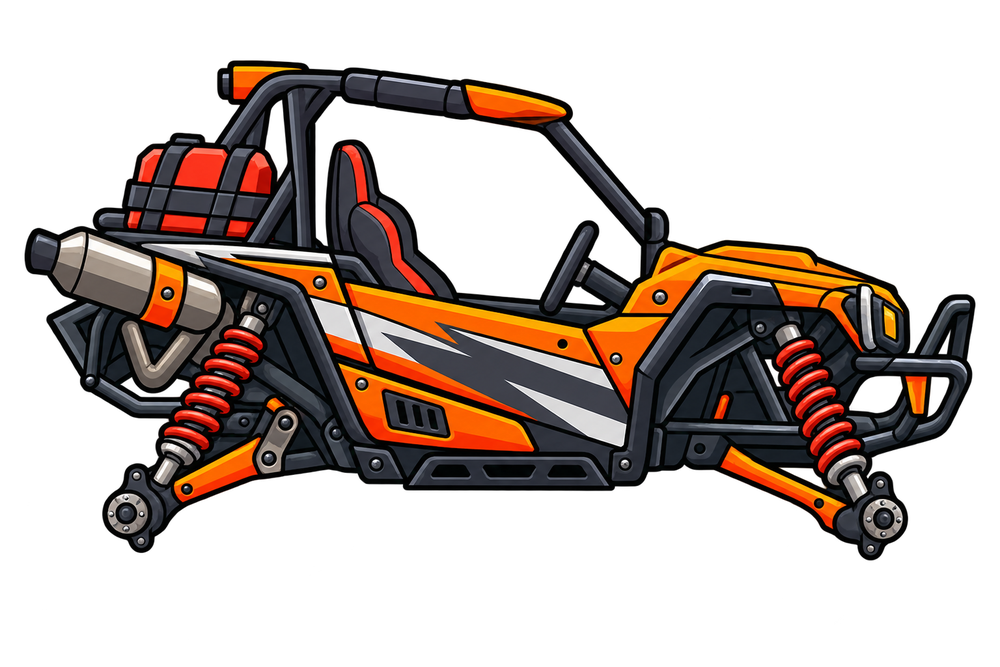
#> input picture assets/images/car_body.png, 1000 x 667 px, shrunk from 1536 x 1024 before the run; its folder holds only this picture in this run
$ python fix_sprite_alpha.py ../assets/images/car_body.png
#> lines starting #> are read from the running program, lines starting #| are printed output that depends on the picture; after the words box and inside, x2 and y2 are one past the last pixel; in counts of white or black regions, pixels touching at a corner belong together
#!/usr/bin/env python3
"""
Prepare sprite PNGs for GPU texture filtering.

These sprites are already cleanly cut out (alpha is effectively binary),
but the RGB *stored underneath* the transparent pixels is near-black.
That matters: the GPU's bilinear filter interpolates RGB and alpha
independently, so at the sprite's edge it mixes the art colour with that
hidden black, producing a dark fringe. The same hidden black also bleeds
inward when mipmaps are generated at small on-screen sizes.

The fix is "alpha bleed" (a.k.a. edge padding / dilation): flood the art's
own colour outward into the transparent margin, leaving alpha untouched.
Nothing visible changes - the padded pixels are still fully transparent -
but there is no longer any black for the filter to find.

Also normalises near-opaque alpha (>= 250) to a true 255, so solid
interiors don't blend at all. car_body.png topped out at 254.

Usage:  python3 tool/fix_sprite_alpha.py [--check]
"""

import sys
from pathlib import Path

import numpy as np
from PIL import Image

ASSETS = Path(__file__).resolve().parent.parent / "assets" / "images"
# Every sprite in the folder. A hand-maintained list would silently skip
# newly added machines, and a machine with a black fringe is exactly the
# kind of thing nobody notices until it ships.
SPRITES = sorted(p.name for p in ASSETS.glob("*.png"))

# How far to push the art colour into the transparent margin, in pixels.
# 16 is comfortably more than bilinear (1px) or a few mip levels need.
BLEED_RADIUS = 16

# Alpha at or above this is snapped to fully opaque.
OPAQUE_THRESHOLD = 250

# Alpha at or below this counts as background to be filled.
TRANSPARENT_THRESHOLD = 5


def alpha_bleed(rgba: np.ndarray, radius: int) -> np.ndarray:
    """Dilate RGB outward from visible pixels. Alpha is never modified."""
    rgb = rgba[:, :, :3].astype(np.float32)
    alpha = rgba[:, :, 3]

    filled = alpha > TRANSPARENT_THRESHOLD

    for _ in range(radius):
        if filled.all():
            break

        # Sum the RGB of filled 4-neighbours, and count how many there were.
        total = np.zeros_like(rgb)
        count = np.zeros(filled.shape, dtype=np.float32)

        for shift_axis, shift in ((0, 1), (0, -1), (1, 1), (1, -1)):
            src_rgb = np.roll(rgb, shift, axis=shift_axis)
            src_filled = np.roll(filled, shift, axis=shift_axis)
            # np.roll wraps around; blank the wrapped-in edge row/column.
            idx = 0 if shift > 0 else -1
            if shift_axis == 0:
                src_filled[idx, :] = False
            else:
                src_filled[:, idx] = False

            total += src_rgb * src_filled[:, :, None]
            count += src_filled

        frontier = (~filled) & (count > 0)
        if not frontier.any():
            break

        rgb[frontier] = total[frontier] / count[frontier][:, None]
        filled |= frontier

    out = rgba.copy()
    out[:, :, :3] = np.clip(np.rint(rgb), 0, 255).astype(np.uint8)
    return out


def normalise_alpha(rgba: np.ndarray) -> np.ndarray:
    out = rgba.copy()
    out[:, :, 3] = np.where(out[:, :, 3] >= OPAQUE_THRESHOLD, 255, out[:, :, 3])
    return out


def hidden_rgb_mean(rgba: np.ndarray) -> tuple:
    """Mean RGB of transparent pixels within 2px of visible art."""
    alpha = rgba[:, :, 3]
    visible = alpha > TRANSPARENT_THRESHOLD
    near = visible.copy()
    for _ in range(2):
        grown = near.copy()
        grown[1:, :] |= near[:-1, :]
        grown[:-1, :] |= near[1:, :]
        grown[:, 1:] |= near[:, :-1]
        grown[:, :-1] |= near[:, 1:]
        near = grown
    band = near & ~visible
    if not band.any():
        return (0.0, 0.0, 0.0)
    px = rgba[band][:, :3].astype(np.float32)
    return tuple(round(float(px[:, i].mean()), 1) for i in range(3))


def main() -> int:
    check_only = "--check" in sys.argv
    failed = False

    for name in SPRITES:
        path = ASSETS / name
        original = np.array(Image.open(path).convert("RGBA"))
#> original is the input picture: shape (667, 1000, 4); mean R, G, B, A 33.3, 22.3, 16.9, 94.1

        before_hidden = hidden_rgb_mean(original)
#> in hidden_rgb_mean, `visible = alpha > TRANSPARENT_THRESHOLD`:
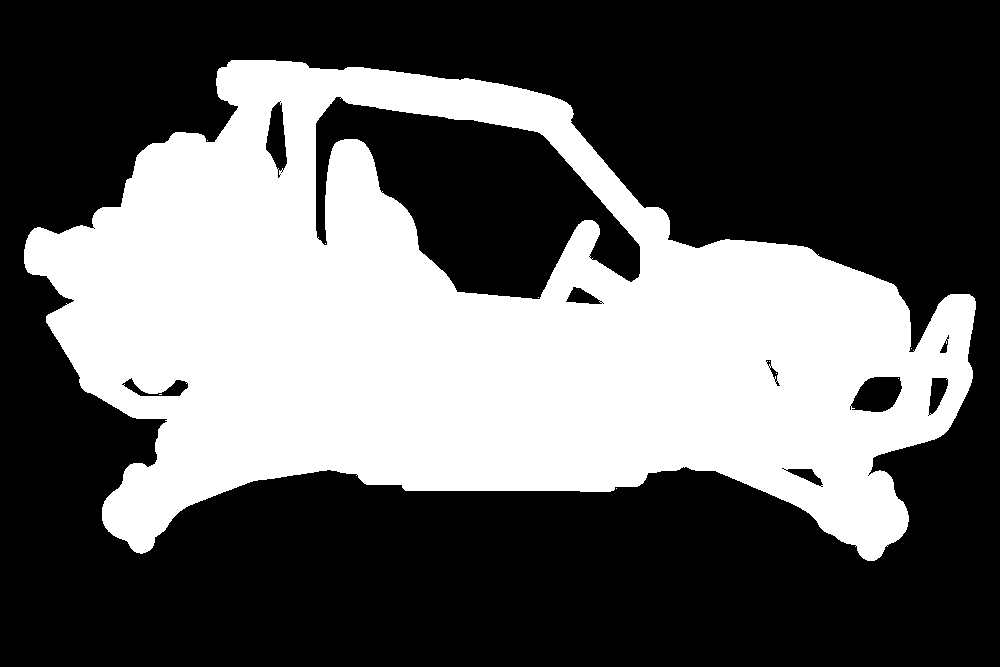
#> visible: shape (667, 1000) bool; 37.7% white; 10 white regions (9 under 20 px), largest, box (x1, y1, x2, y2) and area: (24, 60, 976, 561) 251561
#> in hidden_rgb_mean, `band = near & ~visible`:
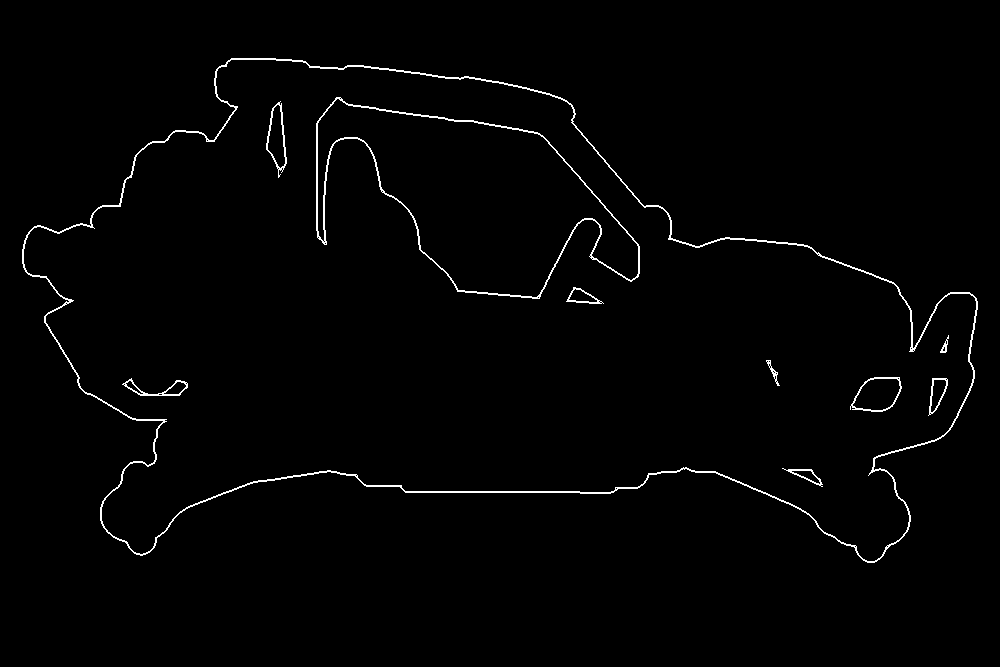
#> band: shape (667, 1000) bool; 1.4% white in thin lines or dots, all inside (x1, y1, x2, y2) = (22, 58, 978, 563)
#> before_hidden = (7.6, 6.3, 5.4)
        before_alpha_max = int(original[:, :, 3].max())
#> before_alpha_max = 255

        fixed = normalise_alpha(alpha_bleed(original, BLEED_RADIUS))
#> after the loop in alpha_bleed, `for _ in range(radius):`:
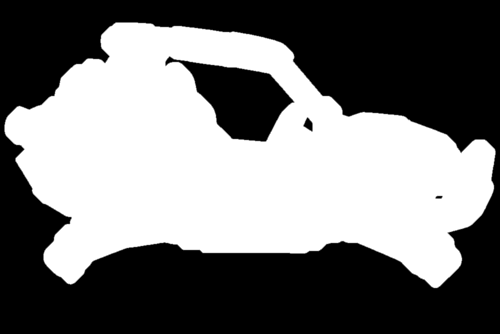
#> count: shape (667, 1000) float32 (shown at 1/2 size); min 0, max 4, mean 1.85; drawn with min black and max white
#> after the loop in alpha_bleed, `for _ in range(radius):`:
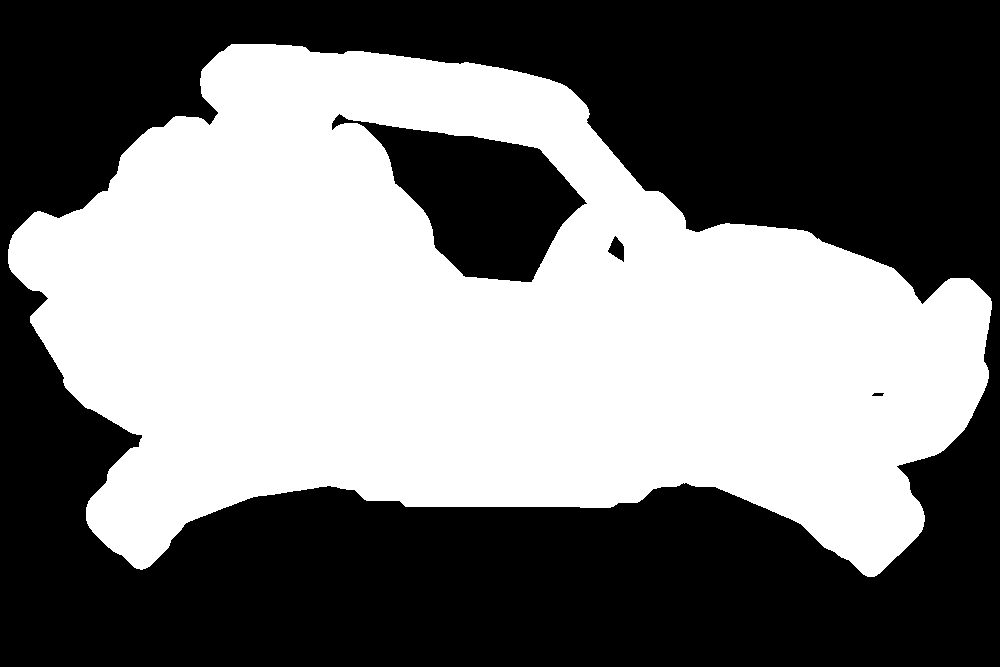
#> filled: shape (667, 1000) bool; 46.7% white; 1 white region, box (x1, y1, x2, y2) and area: (8, 44, 992, 577) 311456
#> after the loop in alpha_bleed, `for _ in range(radius):`:
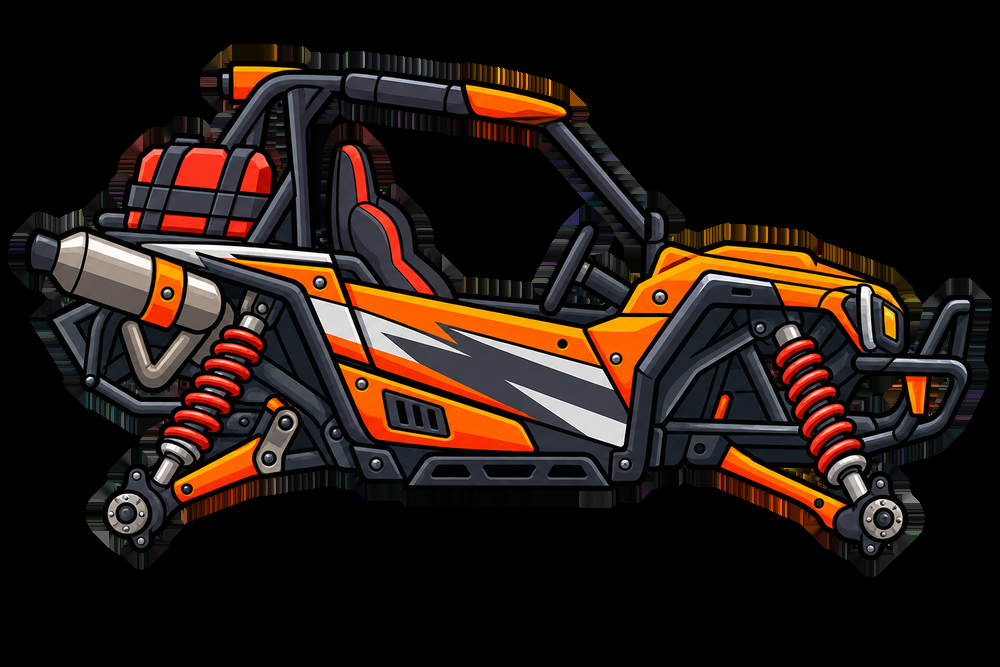
#> rgb: shape (667, 1000, 3) float32; mean R, G, B 36.3, 24.6, 18.7
#> after the loop in alpha_bleed, `for _ in range(radius):`:
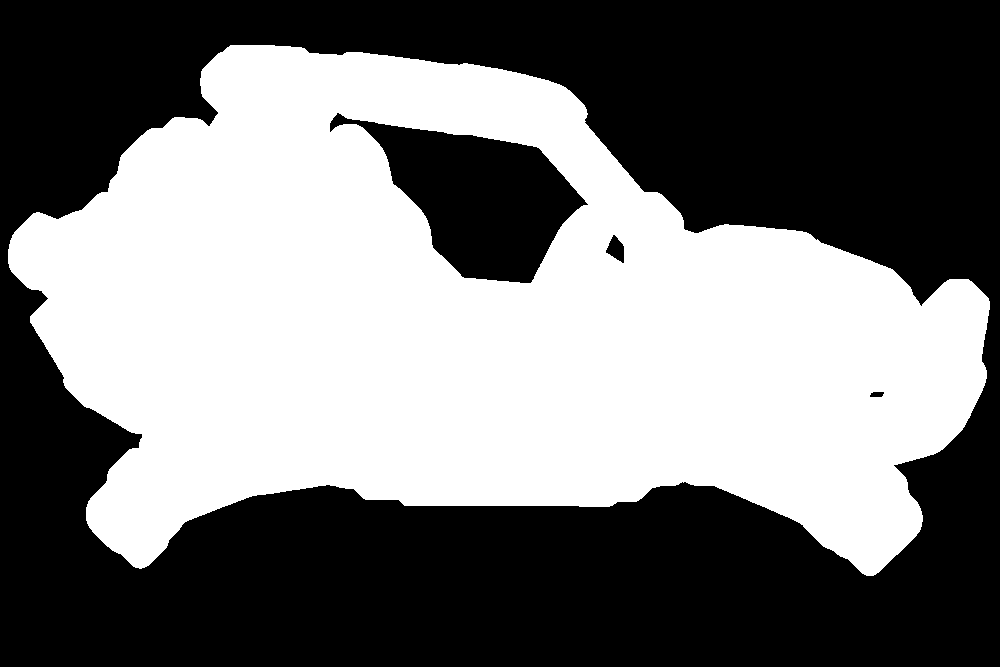
#> src_filled: shape (667, 1000) bool; 46.2% white; 1 white region, box (x1, y1, x2, y2) and area: (8, 45, 990, 576) 308189
#> in alpha_bleed, `out[:, :, :3] = np.clip(np.rint(rgb), 0, 255).astype(np.uint8)`:
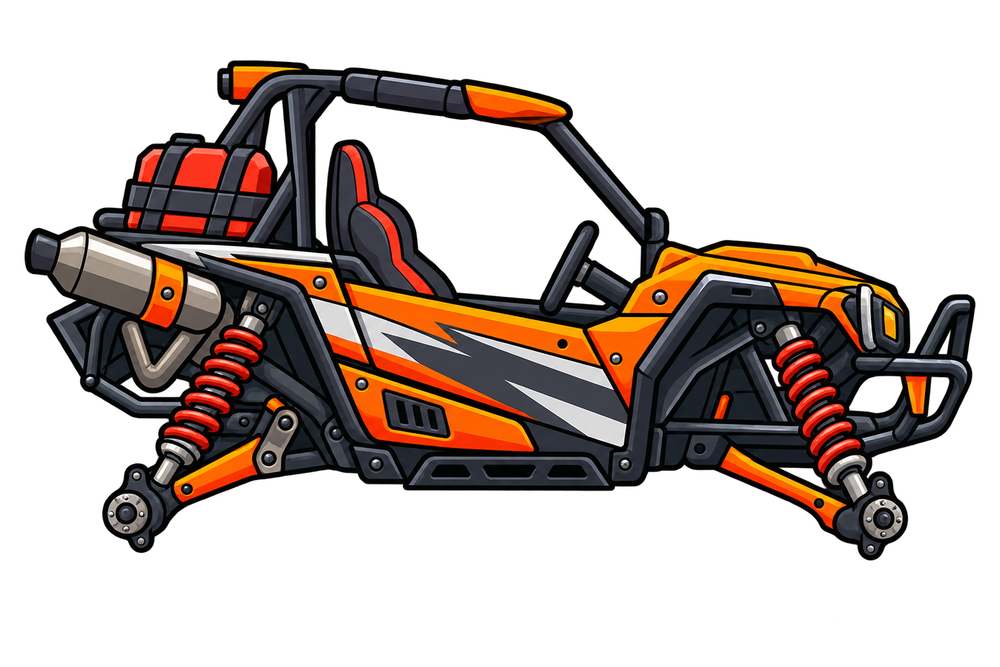
#> out: shape (667, 1000, 4); 8.95% of pixels changed, all inside (x1, y1, x2, y2) = (8, 44, 992, 577); transparent parts drawn white
        after_hidden = hidden_rgb_mean(fixed)
#> after_hidden = (30.4, 23.2, 18.6)

        # The visible image must be bit-identical: same alpha everywhere,
        # and same RGB anywhere alpha is non-zero.
        assert np.array_equal(
            fixed[:, :, 3] > 0, original[:, :, 3] > 0
        ), f"{name}: alpha coverage changed"
        visible = original[:, :, 3] > TRANSPARENT_THRESHOLD
        assert np.array_equal(
            fixed[:, :, :3][visible], original[:, :, :3][visible]
        ), f"{name}: visible pixels changed"

        clean = after_hidden == before_hidden and before_alpha_max == 255
#> clean = False
        status = "ok" if clean else ("NEEDS FIX" if check_only else "fixed")
#> status = 'fixed'
        if check_only and not clean:
            failed = True

        print(f"{name}: {status}")
#| car_body.png: fixed
        print(f"    alpha max        {before_alpha_max} -> {int(fixed[:, :, 3].max())}")
#|     alpha max        255 -> 255
        print(f"    hidden edge RGB  {before_hidden} -> {after_hidden}")
#|     hidden edge RGB  (7.6, 6.3, 5.4) -> (30.4, 23.2, 18.6)

        if not check_only:
            Image.fromarray(fixed, "RGBA").save(path, optimize=True)

    return 1 if failed else 0


if __name__ == "__main__":
    raise SystemExit(main())
#> (the program exits here)

$ run again, on assets/images/compass_wheel.png
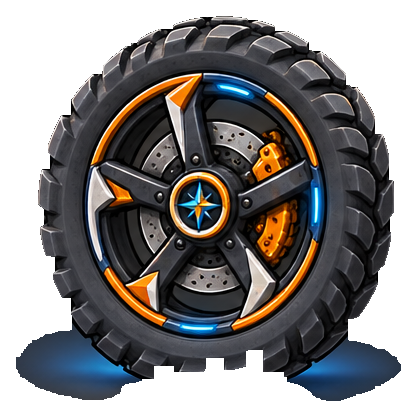
#> input picture assets/images/compass_wheel.png, 418 x 418 px
#> in main, original is the input picture: shape (418, 418, 4); mean R, G, B, A 58.6, 57.2, 58.2, 162.1
#> alpha: shape (418, 418); 63.6% white; 1 black region, box (x1, y1, x2, y2) and area: (0, 0, 418, 418) 63622
#> in hidden_rgb_mean, `band = near & ~visible`:
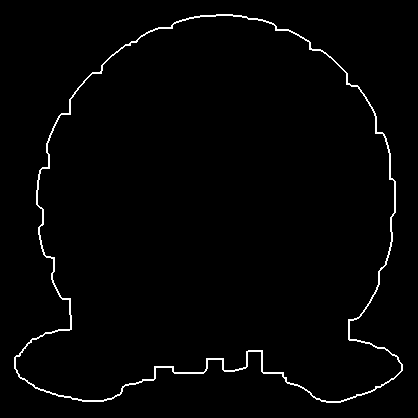
#> band: shape (418, 418) bool; 1.7% white in thin lines or dots, all inside (x1, y1, x2, y2) = (14, 14, 403, 403)
#> px = 2941 rows, first 8: [88, 87, 82], [96, 94, 90], [100, 98, 94], [100, 99, 95], [102, 101, 98], [106, 105, 101], [112, 110, 107], [115, 112, 109]
#> before_hidden = (75.3, 76.8, 82)
#> before_alpha_max = 255
#> after the loop in alpha_bleed, `for _ in range(radius):`:
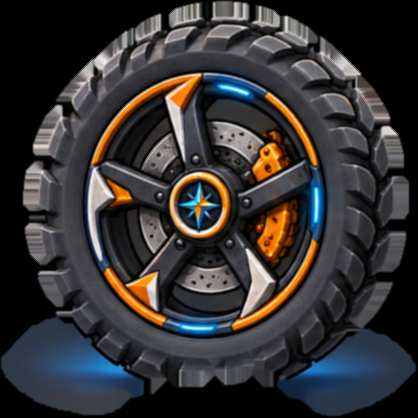
#> total: shape (418, 418, 3) float32; mean R, G, B 214.2, 207.2, 209.1; drawn with min black and max white
#> after_hidden = (75.3, 76.8, 82)
#> clean = True
#> status = 'ok'
#| compass_wheel.png: ok
#|     alpha max        255 -> 255
#|     hidden edge RGB  (75.3, 76.8, 82.0) -> (75.3, 76.8, 82.0)
